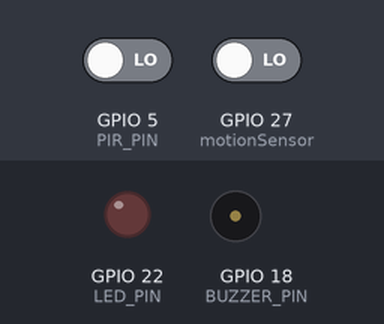
A program run on a simulated ESP32. On the bench: output pins drawn as LEDs (lit = HIGH), buzzer (waves = sounding, pin HIGH). The inputs (shaded band) are chosen by the test bench; at power-on: GPIO 5 (PIR_PIN) LOW, GPIO 27 (motionSensor) LOW. WiFi joins after 1.5 s; servers stay silent unless stated; what the program prints to the serial monitor is not drawn.

Above: at 3.0 s.
3.1 s: GPIO 5 (PIR_PIN) driven HIGH
At 3.5 s:
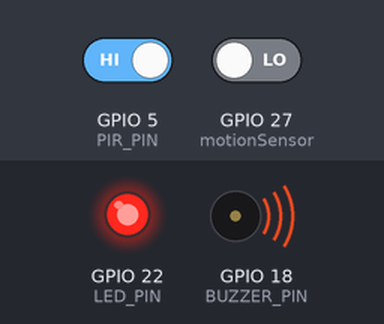
4.7 s: GPIO 5 (PIR_PIN) driven LOW
At 6.0 s:
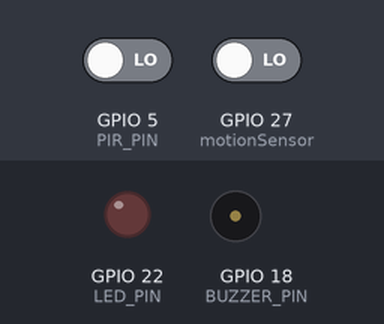
Timing chart, 0 to 7.7 s (numbered marks = the images above; inputs shaded):
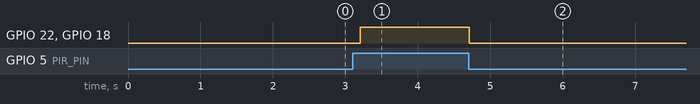

The program:

main.cpp
```cpp
#include <Arduino.h>

/*
  Rui Santos
  Complete project details at https://RandomNerdTutorials.com/telegram-esp32-motion-detection-arduino/

  Project created using Brian Lough's Universal Telegram Bot Library: https://github.com/witnessmenow/Universal-Arduino-Telegram-Bot
*/

#include <WiFi.h>
#include <WiFiClientSecure.h>
#include <UniversalTelegramBot.h>
#include <ArduinoJson.h>


// Replace with your network credentials
const char* ssid = "Wokwi-GUEST";
const char* password = "";

// Initialize Telegram BOT
#define BOTtoken "8022560842:AAF1O4ssUD03hsQQ0zstLKCVs5Nfo8CKjho" // your Bot Token (Get from Botfather)

// Dùng ChatGPT để nhờ hướng dẫn tìm giá trị GROUP_ID này
#define GROUP_ID "-4618565475" // thường là một số âm

#define PIR_PIN 5  // Chân tín hiệu của cảm biến PIR
#define LED_PIN 22 // Đèn LED cảnh báo
#define BUZZER_PIN 18
WiFiClientSecure client;
UniversalTelegramBot bot(BOTtoken, client);

const int motionSensor = 27; // PIR Motion Sensor
bool motionDetected = false;

//Định dạng chuỗi %s,%d,...
String StringFormat(const char* fmt, ...){
  va_list vaArgs;
  va_start(vaArgs, fmt);
  va_list vaArgsCopy;
  va_copy(vaArgsCopy, vaArgs);
  const int iLen = vsnprintf(NULL, 0, fmt, vaArgsCopy);
  va_end(vaArgsCopy);
  int iSize = iLen + 1;
  char* buff = (char*)malloc(iSize);
  vsnprintf(buff, iSize, fmt, vaArgs);
  va_end(vaArgs);
  String s = buff;
  free(buff);
  return String(s);
}

// Indicates when motion is detected
void IRAM_ATTR detectsMovement() {
  //Serial.println("MOTION DETECTED!!!");
  motionDetected = true;
}

void setup() {
  pinMode(PIR_PIN, INPUT);     // Cảm biến PIR ở chế độ đầu vào
  pinMode(LED_PIN, OUTPUT);    // LED là đầu ra
  pinMode(BUZZER_PIN, OUTPUT); // Buzzer là đầu ra
  Serial.begin(115200);

  // PIR Motion Sensor mode INPUT_PULLUP
  pinMode(motionSensor, INPUT_PULLUP);
  // Set motionSensor pin as interrupt, assign interrupt function and set RISING mode
  attachInterrupt(digitalPinToInterrupt(motionSensor), detectsMovement, RISING);

  // Attempt to connect to Wifi network:
  Serial.print("Connecting Wifi: ");
  Serial.println(ssid);

  WiFi.mode(WIFI_STA);
  WiFi.begin(ssid, password);
  client.setCACert(TELEGRAM_CERTIFICATE_ROOT); // Add root certificate for api.telegram.org

  while (WiFi.status() != WL_CONNECTED) {
    Serial.print(".");
    delay(100);
  }

  Serial.println("");
  Serial.println("WiFi connected");

  bot.sendMessage(GROUP_ID, "IoT Developer started up");
}


void loop() {
  static uint count_ = 0;
  int pirState = digitalRead(PIR_PIN);
  if (pirState == HIGH)
  {
    Serial.println("Phát hiện chuyển động!");
    digitalWrite(LED_PIN, HIGH); // Bật đèn
    digitalWrite(BUZZER_PIN, HIGH);
    ++count_;
    Serial.print(count_);Serial.println(". MOTION DETECTED => Waiting to send to Telegram");
    String msg = StringFormat("%u => Motion detected!",count_);
    bot.sendMessage(GROUP_ID, "CẢNH BÁO TRỘM!!! Phát hiện chuyển động bất thường");
    Serial.print(count_);Serial.println(". Sent successfully to Telegram: Motion Detected");
  }
  else
  {
    digitalWrite(LED_PIN, LOW); // Tắt đèn
    digitalWrite(BUZZER_PIN, LOW);
  }
  delay(200);
}
```

Measured:
- after the input at 3.1 s, GPIO 22 (LED_PIN), GPIO 18 (BUZZER_PIN): LOW → HIGH after 0.10 s
- after the input at 4.7 s, GPIO 22 (LED_PIN), GPIO 18 (BUZZER_PIN): HIGH → LOW at once
